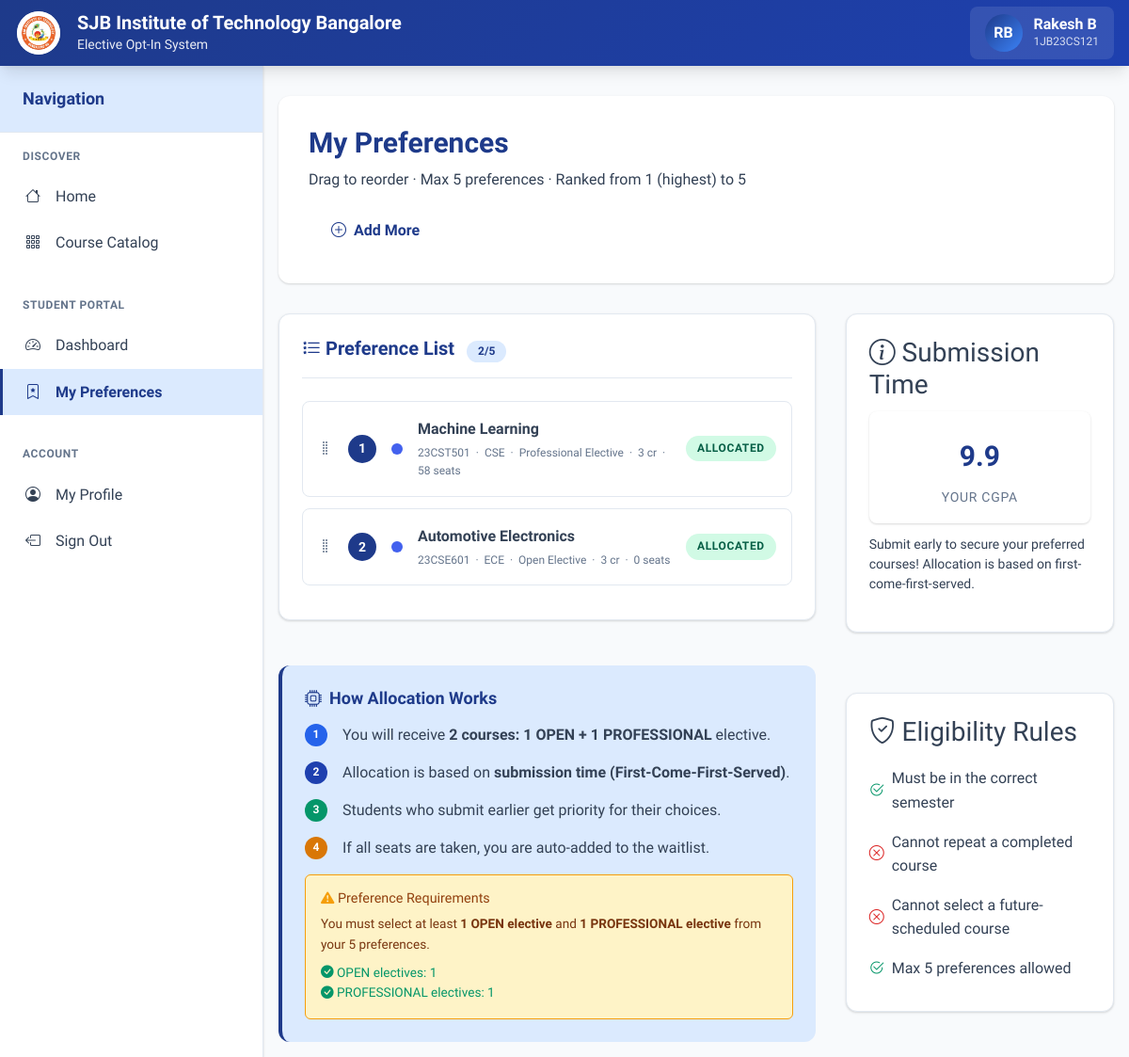
The app's page /preferences/ (signed in) with its own data.
### electives/models.py (models this page shows, shortened)
class Student(models.Model):
    user        = models.OneToOneField(User, on_delete=models.CASCADE, related_name='student')
    student_id  = models.CharField(max_length=20, unique=True)
    department  = models.ForeignKey(Department, on_delete=models.SET_NULL, null=True, related_name='students')
    semester    = models.IntegerField(choices=SEMESTER_CHOICES, default=5)
    cgpa        = models.DecimalField(max_digits=4, decimal_places=2, default=0.00,
                                      validators=[MinValueValidator(0), MaxValueValidator(10)])
    phone       = models.CharField(max_length=15, blank=True)
    created_at  = models.DateTimeField(auto_now_add=True)
    class Meta:
        ordering = ['-cgpa', 'student_id']

class Preference(models.Model):
    student      = models.ForeignKey(Student, on_delete=models.CASCADE, related_name='preferences')
    course       = models.ForeignKey(Course, on_delete=models.CASCADE, related_name='preferences')
    rank         = models.IntegerField(default=1)
    submitted_at = models.DateTimeField(default=timezone.now)
    status       = models.CharField(max_length=20, choices=PREF_STATUS, default='pending')
    class Meta:
        unique_together = ['student', 'course']
        ordering = ['student', 'rank']

class Course(models.Model):
    department          = models.ForeignKey(Department, on_delete=models.CASCADE, related_name='courses')
    code                = models.CharField(max_length=20, unique=True)
    title               = models.CharField(max_length=200)
    credits             = models.IntegerField(default=3)
    category            = models.CharField(max_length=20, choices=CATEGORY_CHOICES, default='open')
    level               = models.CharField(max_length=20, choices=LEVEL_CHOICES, default='intermediate')
    description         = models.TextField()
    job_perspectives    = models.TextField(help_text='One per line – career roles this course targets')
    prerequisites       = models.TextField(blank=True, help_text='One per line')
    total_seats         = models.IntegerField(default=60)
    enrolled_count      = models.IntegerField(default=0)
    is_active           = models.BooleanField(default=True)
    is_open_elective    = models.BooleanField(default=False)
    for_semesters       = models.CharField(max_length=30, default='5,6,7',
                                           help_text='Comma-separated semesters e.g. 5,6,7')
    instructor          = models.CharField(max_length=100, blank=True)
    card_color          = models.CharField(max_length=7, default='#4361ee')
    created_at          = models.DateTimeField(auto_now_add=True)
    class Meta:
        ordering = ['department', 'code']
    @property
    def available_seats(self):
        return max(0, self.total_seats - self.enrolled_count)

class Department(models.Model):
    name = models.CharField(max_length=120)
    code = models.CharField(max_length=10, unique=True)
    description = models.TextField(blank=True)
    class Meta:
        ordering = ['code']

### electives/views.py (the view)
# urls.py: path('preferences/',        views.my_preferences,    name='my_preferences'),
@login_required
def my_preferences(request):
    student = _get_student(request)
    if not student:
        return redirect('home')
    prefs = Preference.objects.filter(student=student).select_related('course','course__department').order_by('rank')
    return render(request, 'electives/preferences.html', {'student': student, 'prefs': prefs})

### electives/templatetags/elective_filters.py (called while the page is built)
@register.filter(name='filter_by_category')
def filter_by_category(queryset, category):
    return queryset.filter(course__category=category)

### electives/views.py (called while the page is built)
def _get_student(request):
    try:
        return request.user.student
    except Exception:
        return None

### templates/electives/preferences.html (shortened to what this page needs)
{% extends "electives/base.html" %}
{% load elective_filters %}
{% block n_prefs %}active{% endblock %}
{% block content %}
<div class="page-header">
  <div>
    <h1 class="page-title">My Preferences</h1>
    <p class="page-sub">Drag to reorder · Max 5 preferences · Ranked from 1 (highest) to 5</p>
  </div>
  <a href="/catalog/" class="btn-primary-cvq"><i class="bi bi-plus-circle"></i> Add More</a>
</div>
<div class="prefs-layout">
  <div class="prefs-main">
    <div class="panel-box">
      <div class="panel-header">
        <h2><i class="bi bi-list-stars"></i> Preference List <span class="pref-count-badge" id="prefCountBadge">{{ prefs.count }}/5</span></h2>
      </div>
      {% if prefs %}
      <ul class="pref-sortable" id="prefSortable">
        {% for p in prefs %}
        <li class="pref-item" data-id="{{ p.id }}" draggable="true">
          <div class="pref-drag-handle"><i class="bi bi-grip-vertical"></i></div>
          <div class="pref-rank-badge">{{ p.rank }}</div>
          <div class="pref-color-dot" style="background:{{ p.course.card_color }}"></div>
          <div class="pref-details">
            <div class="pref-name"><a href="/courses/{{ p.course.code }}/">{{ p.course.title }}</a></div>
            <div class="pref-meta-sm">
              {{ p.course.code }} &nbsp;·&nbsp; {{ p.course.department.code }}
              &nbsp;·&nbsp; {{ p.course.get_category_display }}
              &nbsp;·&nbsp; {{ p.course.credits }} cr
              &nbsp;·&nbsp; <span class="pref-seats-{{ p.course.id }}">{{ p.course.available_seats }} seats</span>
            </div>
          </div>
          <div class="pref-status-badge pref-status-badge--{{ p.status }}">{{ p.status|title }}</div>
        </li>
        {% endfor %}
      </ul>
      {% endif %}
    </div>
    <div class="info-box">
      <h4><i class="bi bi-cpu"></i> How Allocation Works</h4>
      <div class="info-steps">
        <div class="is-row"><div class="is-dot" style="background:#2563eb">1</div><span>You will receive <strong>2 courses: 1 OPEN + 1 PROFESSIONAL</strong> elective.</span></div>
        <div class="is-row"><div class="is-dot" style="background:#1e40af">2</div><span>Allocation is based on <strong>submission time (First-Come-First-Served)</strong>.</span></div>
        <div class="is-row"><div class="is-dot" style="background:#059669">3</div><span>Students who submit earlier get priority for their choices.</span></div>
        <div class="is-row"><div class="is-dot" style="background:#d97706">4</div><span>If all seats are taken, you are auto-added to the waitlist.</span></div>
      </div>
      {% if prefs.count > 0 %}
      <div class="mt-3 p-3 rounded" style="background: #fef3c7; border: 1px solid #f59e0b;">
        <h5 style="font-size: 0.9rem; margin-bottom: 0.5rem; color: #92400e;">
          <i class="bi bi-exclamation-triangle-fill" style="color: #f59e0b;"></i> Preference Requirements
        </h5>
        <p style="font-size: 0.85rem; margin: 0; color: #78350f;">
          You must select at least <strong>1 OPEN elective</strong> and <strong>1 PROFESSIONAL elective</strong> from your 5 preferences.
        </p>
        <div class="mt-2" style="font-size: 0.85rem;">
          <div style="color: {% if prefs|filter_by_category:'open'|length > 0 %}#059669{% else %}#dc2626{% endif %};">
            <i class="bi bi-{% if prefs|filter_by_category:'open'|length > 0 %}check-circle-fill{% else %}x-circle-fill{% endif %}"></i>
            OPEN electives: {{ prefs|filter_by_category:'open'|length }}
          </div>
          <div style="color: {% if prefs|filter_by_category:'professional'|length > 0 %}#059669{% else %}#dc2626{% endif %};">
            <i class="bi bi-{% if prefs|filter_by_category:'professional'|length > 0 %}check-circle-fill{% else %}x-circle-fill{% endif %}"></i>
            PROFESSIONAL electives: {{ prefs|filter_by_category:'professional'|length }}
          </div>
        </div>
      </div>
      {% endif %}
    </div>
  </div>
  <div class="prefs-sidebar">
    <div class="panel-box">
      <h3 style="margin-bottom:12px"><i class="bi bi-info-circle"></i> Submission Time</h3>
      <div class="score-display">
        <div class="score-big">{{ student.cgpa|floatformat:1 }}</div>
        <div class="score-label">Your CGPA</div>
      </div>
      <p class="score-note" style="color:var(--accent);margin-top:12px;">Submit early to secure your preferred courses! Allocation is based on first-come-first-served.</p>
    </div>
    <div class="panel-box mt-3">
      <h3 style="margin-bottom:12px"><i class="bi bi-shield-check"></i> Eligibility Rules</h3>
      <ul class="elig-rules">
        <li><i class="bi bi-check2-circle" style="color:#059669"></i> Must be in the correct semester</li>
        <li><i class="bi bi-x-circle" style="color:#dc2626"></i> Cannot repeat a completed course</li>
        <li><i class="bi bi-x-circle" style="color:#dc2626"></i> Cannot select a future-scheduled course</li>
        <li><i class="bi bi-check2-circle" style="color:#059669"></i> Max 5 preferences allowed</li>
      </ul>
    </div>
  </div>
</div>
{% endblock %}

### templates/electives/base.html (shortened to what this page needs)
<!DOCTYPE html>
<html lang="en">
<head>
<link href="https://cdn.jsdelivr.net/npm/bootstrap@5.3.2/dist/css/bootstrap.min.css" rel="stylesheet">
<link href="https://cdn.jsdelivr.net/npm/bootstrap-icons@1.11.3/font/bootstrap-icons.css" rel="stylesheet">
<link rel="stylesheet" href="/static/css/styles.css">
</head>
<body>
<div class="main-layout">
  <header class="main-header">
    <div class="header-brand">
      <div class="brand-logo">
        <img src="/static/logo.png" alt="SJBIT Logo" class="logo-img">
      </div>
      <div class="brand-text">
        <h1>SJB Institute of Technology Bangalore</h1>
        <p>Elective Opt-In System</p>
      </div>
    </div>
    <div class="header-actions">
      {% if user.is_authenticated %}
      <div class="dropdown">
        <div class="user-profile" role="button" id="userDropdown" data-bs-toggle="dropdown" aria-expanded="false">
          <div class="user-avatar {% if user.is_staff %}admin-avatar{% else %}student-avatar{% endif %}">
            {% if user.is_staff %}
            <i class="bi bi-shield-check" style="font-size: 1.2rem;"></i>
            {% else %}
            {{ user.first_name|first|upper }}{% if user.last_name %}{{ user.last_name|first|upper }}{% endif %}
            {% endif %}
          </div>
          <div class="user-info">
            <h3>{{ user.get_full_name|default:user.username }}</h3>
            <p>{% if user.is_staff %}Administrator{% else %}{% if user.student %}{{ user.student.student_id }}{% endif %}{% endif %}</p>
          </div>
        </div>
      </div>
      {% else %}
      <a href="/login/" class="btn btn-secondary">
        <i class="bi bi-person-circle"></i> Sign In
      </a>
      {% endif %}
    </div>
  </header>
  <aside class="sidebar" id="sidebar">
    <div class="sidebar-header">
      <h2 class="sidebar-title">Navigation</h2>
    </div>
    <nav class="sidebar-nav">
      <div class="nav-section">
        <div class="nav-section-title">Discover</div>
        <a href="/" class="nav-item {% block n_home %}{% endblock %}">
          <i class="bi bi-house"></i> Home
        </a>
        <a href="/catalog/" class="nav-item {% block n_catalog %}{% endblock %}">
          <i class="bi bi-grid-3x3-gap"></i> Course Catalog
        </a>
      </div>
      {% if user.is_authenticated and not user.is_staff %}
      <div class="nav-section">
        <div class="nav-section-title">Student Portal</div>
        <a href="/dashboard/" class="nav-item {% block n_dash %}{% endblock %}">
          <i class="bi bi-speedometer2"></i> Dashboard
        </a>
        <a href="/preferences/" class="nav-item {% block n_prefs %}{% endblock %}">
          <i class="bi bi-bookmark-star"></i> My Preferences
        </a>
      </div>
      {% endif %}
      {% if user.is_authenticated %}
      <div class="nav-section">
        <div class="nav-section-title">Account</div>
        <a href="/profile/" class="nav-item {% block n_profile %}{% endblock %}">
          <i class="bi bi-person-circle"></i> My Profile
        </a>
        <a href="/logout/" class="nav-item">
          <i class="bi bi-box-arrow-left"></i> Sign Out
        </a>
      </div>
      {% endif %}
    </nav>
  </aside>
  <main class="main-content">
    {% block content %}{% endblock %}
  </main>
</div>
</body>
</html>

### records on screen
Preference: rank "1", course "Machine Learning", course.code "23CST501", course.department.code "CSE", course.category "Professional Elective", course.credits "3", course.available_seats "58", status "ALLOCATED"
Preference: rank "2", course "Automotive Electronics", course.code "23CSE601", course.department.code "ECE", course.category "Open Elective", course.credits "3", course.available_seats "0", status "ALLOCATED"
Student: cgpa "9.9"

### other values on screen
{{ user.first_name|first|upper }} "R"
{{ user.last_name|first|upper }} "B"
{{ user.get_full_name|default:user.username }} "Rakesh B"
{{ user.student.student_id }} "1JB23CS121"
{{ prefs.count }} "2"
{{ prefs|filter_by_category:'open'|length }} "1"
{{ prefs|filter_by_category:'professional'|length }} "1"
